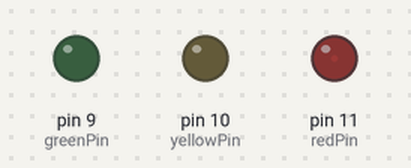
Simulated run of this sketch. Board: Arduino Uno, built with avr-gcc and run on an emulated ATmega328P. On the bench: output pins drawn as LEDs (lit = HIGH).

Above: at 0.05 s.
At 4.55 s:
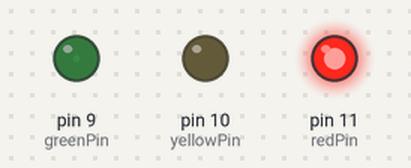
At 7.55 s:
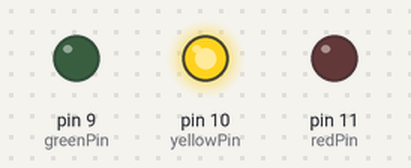
Timing chart, 0 to 9.9 s (numbered marks = the images above):
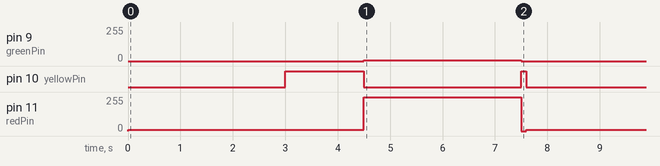

The sketch:

trafikklys.ino
```cpp
// code with some errors

const int redPin = 11;
const int yellowPin = 10;
const int greenPin = 9;

void setup(){
  pinMode(redPin, OUTPUT);
  pinMode(yellowPin, OUTPUT);
  pinMode(greenPin, OUTPUT);
}

void loop(){
 analogWrite(redPin, 10);
 analogWrite(yellowPin, 0);
 analogWrite(greenPin, 0);
 delay(3000);

 analogWrite(redPin, 10);
 analogWrite(yellowPin, 255);
 analogWrite(greenPin, 0);
 delay(1500);

 analogWrite(redPin, 255);
 analogWrite(yellowPin, 0);
 analogWrite(greenPin, 5);
 delay(3000);

 analogWrite(redPin, 0);
 analogWrite(yellowPin, 255);
 analogWrite(greenPin, 0);
 delay(100);
}
```

Measured:
- by itself, pin 9 (greenPin): alternates 5/255 for 3.0 s and 0/255 for 4.6 s
- by itself, pin 10 (yellowPin): repeats every 7.6 s: LOW 3.0 s, HIGH 0.10 s, LOW 3.0 s, HIGH 1.5 s
- by itself, pin 11 (redPin): repeats every 7.6 s: 255/255 3.0 s, 0/255 0.10 s, 10/255 4.5 s
